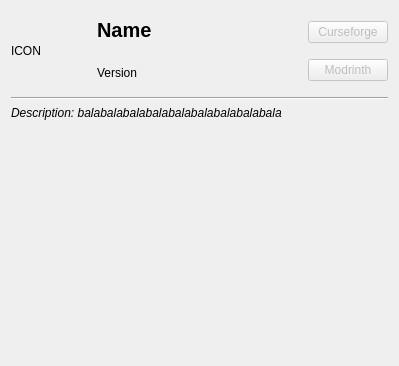
<?xml version="1.0" encoding="UTF-8"?>
<ui version="4.0">
 <class>LocalModInfoDialog</class>
 <widget class="QDialog" name="LocalModInfoDialog">
  <property name="geometry">
   <rect>
    <x>0</x>
    <y>0</y>
    <width>399</width>
    <height>366</height>
   </rect>
  </property>
  <property name="windowTitle">
   <string>Dialog</string>
  </property>
  <layout class="QGridLayout" name="gridLayout">
   <item row="0" column="0" rowspan="2">
    <widget class="QLabel" name="modIcon">
     <property name="sizePolicy">
      <sizepolicy hsizetype="Fixed" vsizetype="Fixed">
       <horstretch>0</horstretch>
       <verstretch>0</verstretch>
      </sizepolicy>
     </property>
     <property name="minimumSize">
      <size>
       <width>80</width>
       <height>80</height>
      </size>
     </property>
     <property name="maximumSize">
      <size>
       <width>80</width>
       <height>80</height>
      </size>
     </property>
     <property name="text">
      <string>ICON</string>
     </property>
    </widget>
   </item>
   <item row="0" column="1">
    <widget class="QLabel" name="modName">
     <property name="sizePolicy">
      <sizepolicy hsizetype="Minimum" vsizetype="Minimum">
       <horstretch>0</horstretch>
       <verstretch>0</verstretch>
      </sizepolicy>
     </property>
     <property name="font">
      <font>
       <pointsize>15</pointsize>
       <weight>75</weight>
       <bold>true</bold>
      </font>
     </property>
     <property name="text">
      <string>Name</string>
     </property>
    </widget>
   </item>
   <item row="0" column="2" rowspan="2">
    <layout class="QVBoxLayout" name="verticalLayout">
     <item>
      <widget class="QPushButton" name="curseforgeButton">
       <property name="enabled">
        <bool>false</bool>
       </property>
       <property name="text">
        <string>Curseforge</string>
       </property>
       <property name="icon">
        <iconset resource="../images/image.qrc">
         <normaloff>:/image/curseforge.svg</normaloff>:/image/curseforge.svg</iconset>
       </property>
      </widget>
     </item>
     <item>
      <widget class="QPushButton" name="modrinthButton">
       <property name="enabled">
        <bool>false</bool>
       </property>
       <property name="text">
        <string>Modrinth</string>
       </property>
       <property name="icon">
        <iconset resource="../images/image.qrc">
         <normaloff>:/image/modrinth.svg</normaloff>:/image/modrinth.svg</iconset>
       </property>
      </widget>
     </item>
    </layout>
   </item>
   <item row="1" column="1">
    <widget class="QLabel" name="modVersion">
     <property name="sizePolicy">
      <sizepolicy hsizetype="Expanding" vsizetype="Preferred">
       <horstretch>0</horstretch>
       <verstretch>0</verstretch>
      </sizepolicy>
     </property>
     <property name="text">
      <string>Version</string>
     </property>
    </widget>
   </item>
   <item row="2" column="0" colspan="3">
    <widget class="Line" name="line">
     <property name="orientation">
      <enum>Qt::Horizontal</enum>
     </property>
    </widget>
   </item>
   <item row="3" column="0" colspan="3">
    <widget class="QLabel" name="modDescription">
     <property name="sizePolicy">
      <sizepolicy hsizetype="Preferred" vsizetype="Expanding">
       <horstretch>0</horstretch>
       <verstretch>0</verstretch>
      </sizepolicy>
     </property>
     <property name="font">
      <font>
       <italic>true</italic>
      </font>
     </property>
     <property name="text">
      <string>Description: balabalabalabalabalabalabalabalabala</string>
     </property>
     <property name="alignment">
      <set>Qt::AlignLeading|Qt::AlignLeft|Qt::AlignTop</set>
     </property>
     <property name="wordWrap">
      <bool>true</bool>
     </property>
    </widget>
   </item>
  </layout>
 </widget>
 <resources>
  <include location="../images/image.qrc"/>
 </resources>
 <connections/>
</ui>
